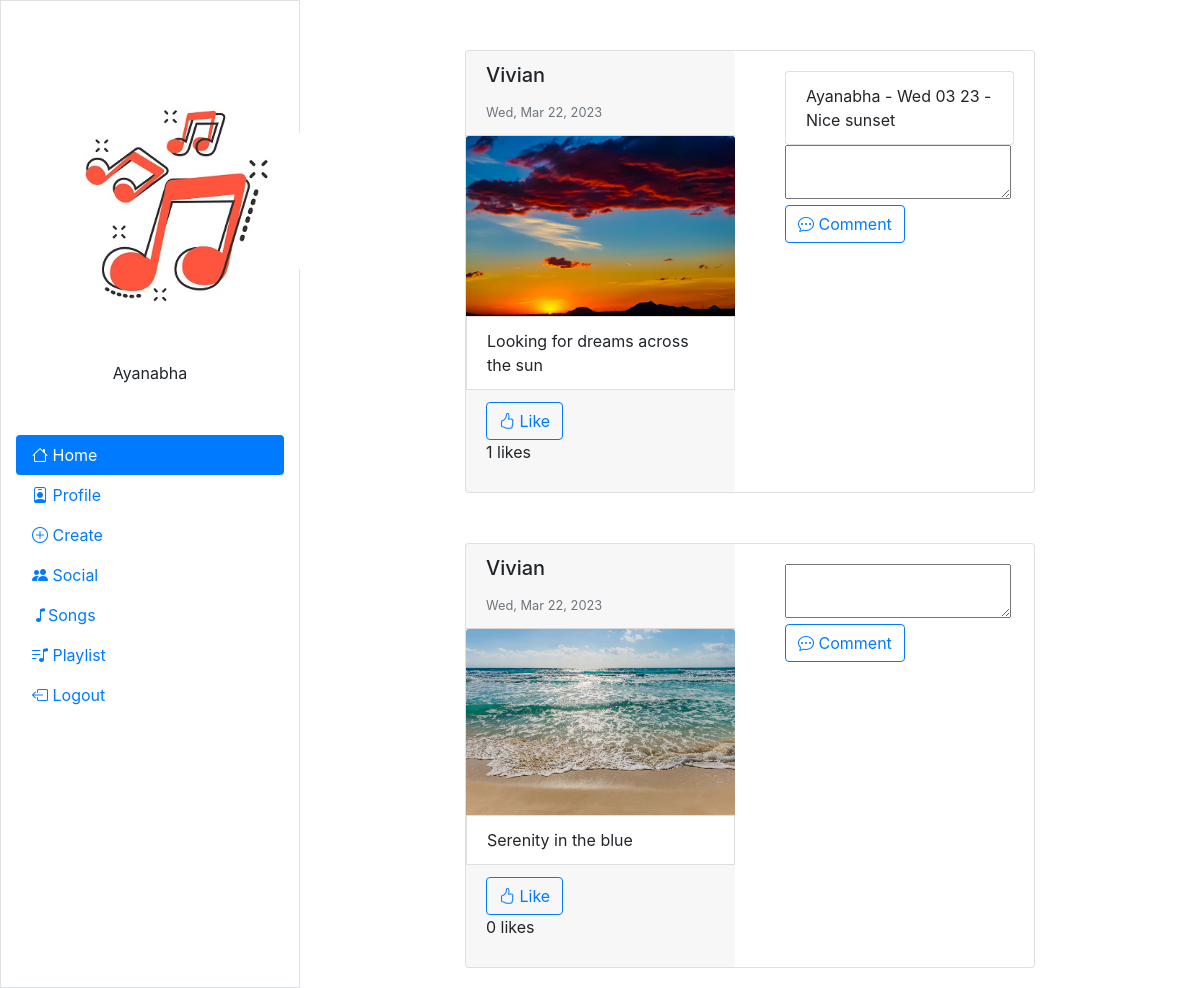
Screenshot of /musicial/landing (signed in) with the database file from the repository.
### musicial/models.py (models this page shows, shortened)
class UserProfile(models.Model):
    user = models.OneToOneField(User,on_delete=models.CASCADE) #creating a one-to-one field on user - will comprise of username and password
    age = models.IntegerField(blank=False)
    gender = models.CharField(max_length=50,blank=False)
    picture = models.ImageField(upload_to='profile_images',blank=False)

class Post(models.Model):
    id = models.UUIDField(primary_key=True,default=uuid.uuid4,editable=False)
    user = models.ForeignKey(UserProfile,on_delete=models.CASCADE,related_name='user_post')
    picture = models.ImageField(upload_to='posts',blank=False)
    caption = models.CharField(max_length=200,blank=True,default='')
    date = models.DateField(default=datetime.now())
    likes = models.ManyToManyField(UserProfile,related_name='post_likes') #a many-to-many field on UserProfile - basically like a list of likes for every user
    def get_date(self):
        return datetime.strftime(self.date,"%a, %b %d, %Y") #get the date of upload in a specific format
    def total_likes(self):
        return self.likes.count() #return no. of likes

### musicial/views.py (the view)
# urls.py: path('landing',views.userHomepage,name='landing'),
@csrf_exempt
def userHomepage(request):
    if request.method == 'POST':
        type_of_request = request.POST['type'] #getting type of request - like or comment
        picture_id = request.POST['picture_id'] #getting picture id which is either liked or commented
        post = Post.objects.get(id=picture_id)
        if type_of_request == 'like':
            post.likes.add(UserProfile.objects.get(user=request.user))
            post.save() #save the post
            return JsonResponse({'likes':str(post.total_likes())+' likes'})
        else:
            com = Comment.objects.create(post=post,name=request.user.username,body=request.POST['comment'])
            comments = [com.name+' - '+com.date_added.strftime("%a %m %y")+' - '+com.body]
            return JsonResponse({'comments': comments})
    else:
        current_user = UserProfile.objects.get(user=request.user)
        current_user_friends = FriendProfile.objects.get_or_create(user=current_user)[0]
        context_dict = {'posts':[]}
        posts = [Post.objects.filter(user=f) for f in current_user_friends.friend.all()]
        posts = [p for post in posts for p in post.all()]
        for post in posts:
            comments = [c.name+' - '+c.date_added.strftime("%a %m %y")+' - '+c.body for c in Comment.objects.filter(post=post)]
            context_dict['posts'].append({
                            'id':post.id,
                            'username':post.user.user.username,
                            'time':post.get_date(),
                            'picture':post.picture,
                            'caption':post.caption,
                            'likes': str(post.total_likes()) + ' likes',
                            'comments':comments
                        })
        return render(request,'musicial/userhomepage.html',context=context_dict)

### ITECH/templates/musicial/userhomepage.html (shortened to what this page needs)
{% load staticfiles %}
<!DOCTYPE html>
<html lang="en">
<head>
  <link rel="stylesheet" href="https://unicons.iconscout.com/release/v4.0.0/css/line.css">
  <link rel="stylesheet" href="https://maxcdn.bootstrapcdn.com/bootstrap/4.0.0/css/bootstrap.min.css">
  <link rel="stylesheet" href="https://unpkg.com/bootstrap-icons@1.5.0/font/bootstrap-icons.css">
  <link rel="stylesheet" type="text/css" href="{% static 'css/userhomepageStyle.css' %}"/>
</head>
<body>
  <div class="container-fluid">
    <div class="row">
      <div class="col-md-3 col-fixed border">
        <img src="{{ user.userprofile.picture.url }}" alt="img-fluid Profile Picture" class="Profile-pic rounded-circle mx-auto d-block" width="300px">
        <p class="fw-bold">
          {% if user.is_authenticated %}
          {{ user.username }}
          {% else %}
          hey there partner!
          {% endif %}
        </p>
        <div class="nav flex-column nav-pills" id="v-pills-tab" role="tablist" aria-orientation="vertical">
          <a class="nav-link active" href="{% url 'musicial:landing' %}" aria-selected="true"><i class="bi bi-house"></i> Home</a>
          <a class="nav-link" href="{% url 'musicial:profile' %}" aria-selected="false"><i class="bi bi-person-badge"></i> Profile</a>
          <a class="nav-link" href="{% url 'musicial:create-post' %}" aria-selected="false"><i class="bi bi-plus-circle"></i> Create</a>
          <a class="nav-link" href="{% url 'musicial:social' %}" aria-selected="false"><i class="bi bi-people-fill"></i> Social</a>
          <a class="nav-link" href="{% url 'musicial:songs' %}" aria-selected="true"><i class="bi bi-music-note"></i>Songs</a>
          <a class="nav-link" href="{% url 'musicial:playlist' %}" aria-selected="false"><i class="bi bi-music-note-list"></i> Playlist</a>
          <a class="nav-link" href="{% url 'musicial:logout' %}" aria-selected="false"><i class="bi bi-box-arrow-left"></i> Logout</a>
        </div>
      </div>
      <div class="col-md-9 col-scroll">
        {% for post in posts %}
        <div class="card Post-card">
        <div class="row">
              <div class="col-md-6">
                <div class="card-header">
                  <h5 class="card-title">{{ post.username }}</h5>
                  <p class="card-text"><small class="text-muted">{{ post.time }}</small></p>
                </div>
                <img class="card-img-top" src="{{ post.picture.url }}">
                <li class="list-group-item"><p class="card-text">{{ post.caption }} </p></li>
                <div class="card-footer">
                <button class="btn btn-outline-primary likes" name="likes" value="{{ post.id }}" ><i class="bi bi-hand-thumbs-up"></i> Like</button>
                <p id="likes{{ post.id }}">{{ post.likes }}</p>
              </div>
              </div>
                <div class="col-md-6">
                    <div class="card-body">
                    <ul id="comments{{ post.id }}" class="list-group">
                      {% for comment in post.comments %}
                      <li class="list-group-item">
                      {{ comment }}
                    </li>
                      {% endfor %}
                    </ul>
                    <textarea name="comment-text" class="comment-text{{ post.id }}" value="">
                    </textarea>
                    <br>
                    <button class="btn btn-outline-primary comments" name="comments" value="{{ post.id }}"><i class="bi bi-chat-dots"></i> Comment</button>
                  </div>
                </div>
            </div>
            </div>
            {% endfor %}
        </div>
    </div>
  </div>
</body>
</html>

### ITECH/static/css/userhomepageStyle.css (style rules this page uses)
.rounded-circle { margin-top: 50px; margin-bottom: 10px; }
.fw-bold { text-align: center; margin-bottom: 50px; }
.Post-card { margin-top: 50px; margin-left: 150px; margin-right: 150px; margin-bottom: 20px; }

### rows the page displays
Post: caption "Looking for dreams across the sun"
Post: caption "Serenity in the blue"

### other values shown
{{ user.username }} "Ayanabha"
{{ post.username }} "Vivian" "Vivian"
{{ post.time }} "Wed, Mar 22, 2023" "Wed, Mar 22, 2023"
{{ post.likes }} "1 likes" "0 likes"
{{ comment }} "Ayanabha - Wed 03 23 - Nice sunset"
